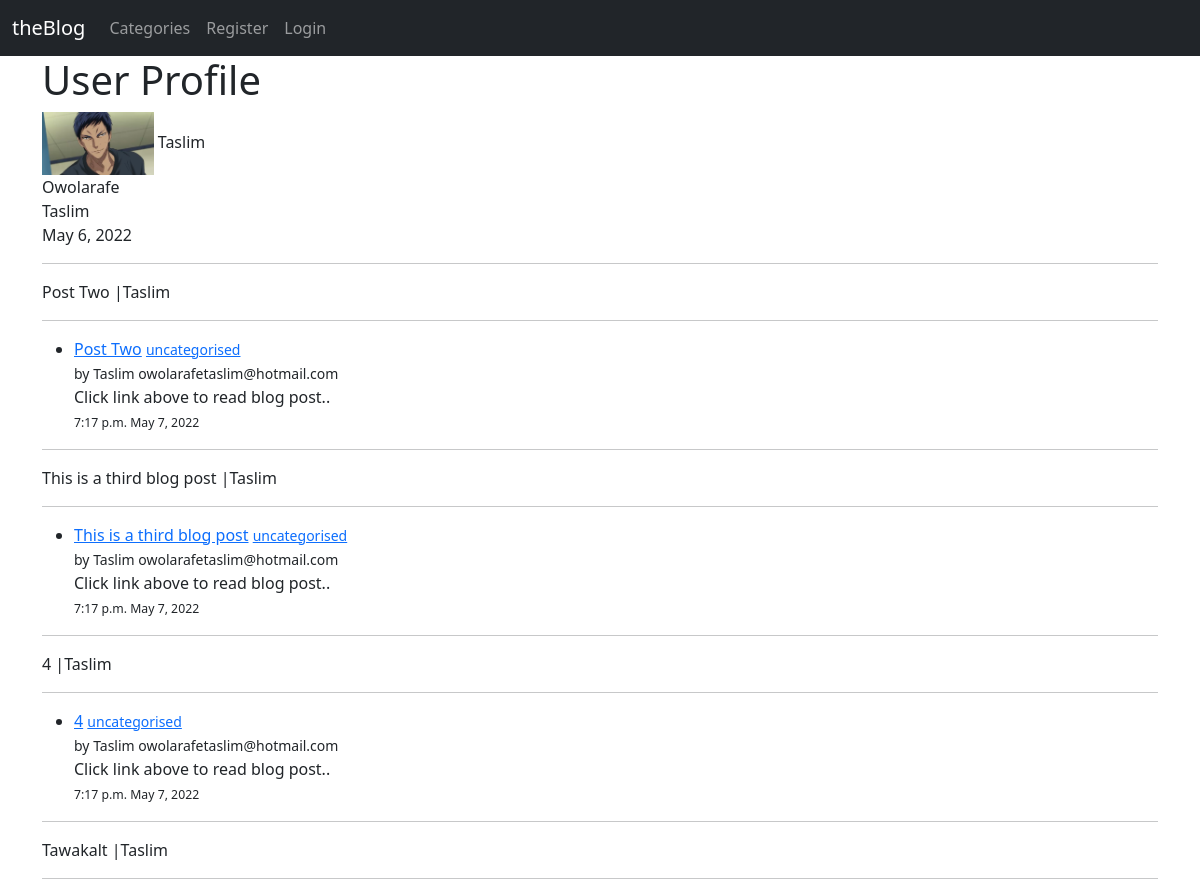
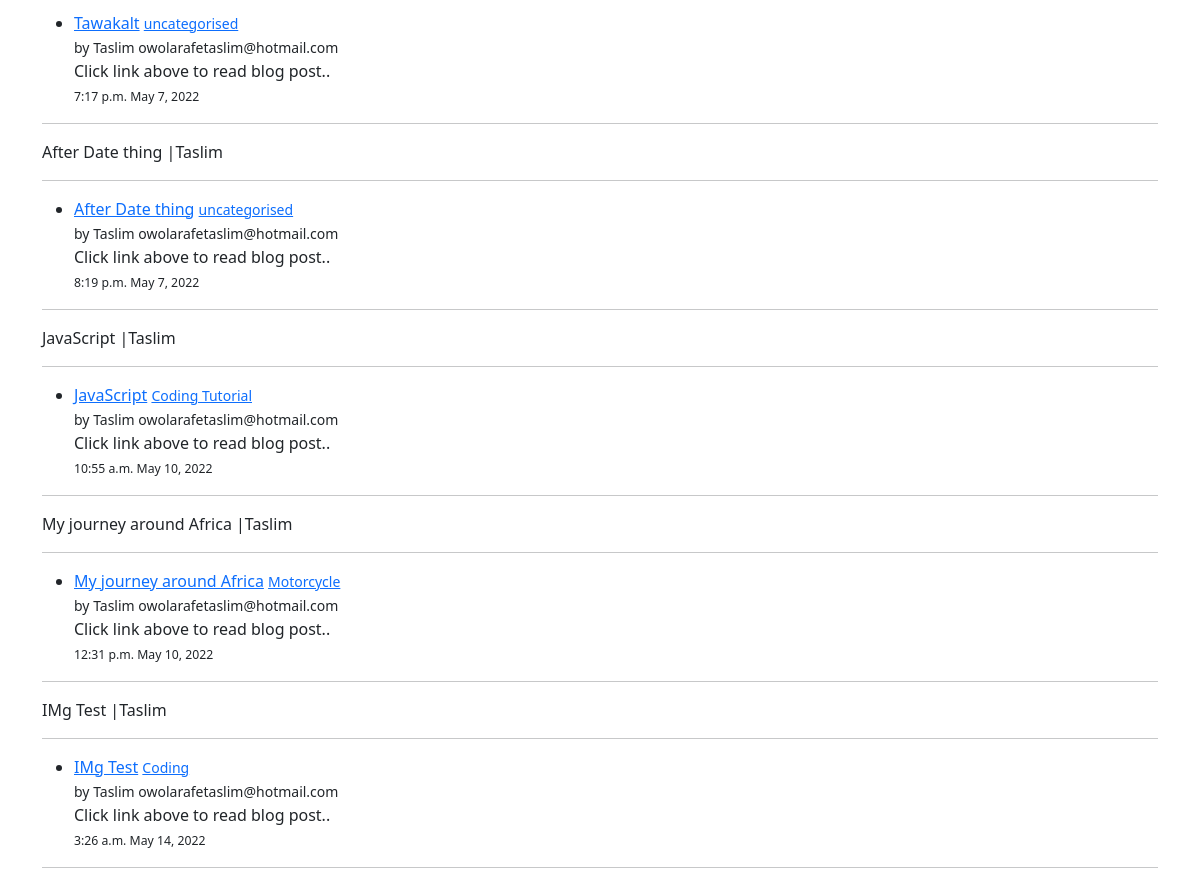
The app's page /members/1/Taslim/profile/ with its own data (2 pictures, top to bottom).
### theBlog/models.py (models this page shows, shortened)
class Profile(models.Model):
    user = models.OneToOneField(User, null=True, on_delete=models.CASCADE)
    bio = models.TextField(default="")
    profile_pic = models.ImageField(null=True, blank=True, upload_to='images/profile/')
    website_url = models.CharField(max_length=255, null=True, blank=True)
    facebook_url = models.CharField(max_length=255, null=True, blank=True)
    twitter_url = models.CharField(max_length=255, null=True, blank=True)
    pinterest_url = models.CharField(max_length=255, null=True, blank=True)
    instagram_url = models.CharField(max_length=255, null=True, blank=True)
    def __str__(self):
        return str(self.user)

class Post(models.Model):
    title = models.CharField(max_length=255)
    header_image = models.ImageField(null=True, blank=True, upload_to='images/')
    title_tag = models.CharField(max_length=255, default="")
    author = models.ForeignKey(User, on_delete=models.CASCADE)
    body = RichTextField(blank=True, null=True)
    snippet = models.CharField(max_length=255, default="Click link above to read blog post..")
    post_date = models.DateField(auto_now_add=True)
    post_time = models.TimeField(auto_now_add=True)
    category = models.CharField(max_length=225, default='uncategorised')
    likes = models.ManyToManyField(User, related_name='blog_posts')
    def __str__(self):
        return self.title + ' |' + str(self.author)

### members/views.py (the view)
# urls.py: path('<int:pk>/<str:name>/profile/', views.showProfilePageView.as_view(), name="show_profile"),
class showProfilePageView(generic.DetailView):
    model = Profile
    template_name = 'registration/profile_page.html'
    def get_context_data(self, *args, **kwargs):
        context = super().get_context_data(*args, **kwargs)
        page_user = get_object_or_404(Profile, id=self.kwargs['pk'])
        user_posts = Post.objects.filter(author=page_user.user)
        context["page_user"] = page_user
        context["user_posts"] = user_posts
        return context

### members/templates/registration/profile_page.html (shortened to what this page needs)
{% extends 'base.html' %}
{% load static %}
{% block content %}
<h1>User Profile</h1>
{% if user.profile.profile_pic %}
<img src="{{ user.profile.profile_pic.url }}" alt="Profile">
{% else %}
<img src="{% static 'theBlog/images/Screenshot (13).png' %}" width="10%" alt="No Profile">
{% endif %}
{{ page_user.user.first_name }} <br> {{ page_user.user.last_name }} <br>
{{ page_user.user.username }} <br> {{ page_user.user.date_joined.date }} <br>
<hr>
{% for post in user_posts %}
<p>{{ post }}</p><hr>
<ul>
    <li><a href="{% url 'theBlog:article_detail' post.pk %}">{{ post.title }}</a> <small><a href="{% url 'theBlog:category' post.category %}">{{ post.category }}</a></small><br><small> by {{ post.author }} {{ post.author.email }} </small>
    </li>
    {{ post.snippet }}
    <br><small><small class="disabled">{{ post.post_time }} {{ post.post_date }}</small></small>
</ul>
<hr>
{% endfor %}
{% endblock %}

### records on screen
Profile: user.first_name "Taslim", user.last_name "Owolarafe", user.username "Taslim", user.date_joined "May 6, 2022"
Post: title+author "Post Two |Taslim", title "Post Two", category "uncategorised", author "Taslim", author.email "owolarafetaslim@hotmail.com", snippet "Click link above to read blog post..", post_time "7:17 p.m.", post_date "May 7, 2022"
Post: title+author "This is a third blog post |Taslim", title "This is a third blog post", category "uncategorised", author "Taslim", author.email "owolarafetaslim@hotmail.com", snippet "Click link above to read blog post..", post_time "7:17 p.m.", post_date "May 7, 2022"
Post: title+author "4 |Taslim", title "4", category "uncategorised", author "Taslim", author.email "owolarafetaslim@hotmail.com", snippet "Click link above to read blog post..", post_time "7:17 p.m.", post_date "May 7, 2022"
Post: title+author "Tawakalt |Taslim", title "Tawakalt", category "uncategorised", author "Taslim", author.email "owolarafetaslim@hotmail.com", snippet "Click link above to read blog post..", post_time "7:17 p.m.", post_date "May 7, 2022"
Post: title+author "After Date thing |Taslim", title "After Date thing", category "uncategorised", author "Taslim", author.email "owolarafetaslim@hotmail.com", snippet "Click link above to read blog post..", post_time "8:19 p.m.", post_date "May 7, 2022"
Post: title+author "JavaScript |Taslim", title "JavaScript", category "Coding Tutorial", author "Taslim", author.email "owolarafetaslim@hotmail.com", snippet "Click link above to read blog post..", post_time "10:55 a.m.", post_date "May 10, 2022"
Post: title+author "My journey around Africa |Taslim", title "My journey around Africa", category "Motorcycle", author "Taslim", author.email "owolarafetaslim@hotmail.com", snippet "Click link above to read blog post..", post_time "12:31 p.m.", post_date "May 10, 2022"
Post: title+author "IMg Test |Taslim", title "IMg Test", category "Coding", author "Taslim", author.email "owolarafetaslim@hotmail.com", snippet "Click link above to read blog post..", post_time "3:26 a.m.", post_date "May 14, 2022"
